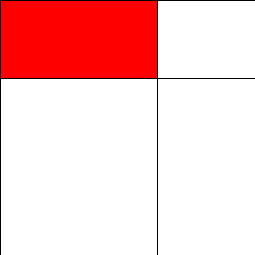
Frame 1 (no input)
Frame 60 (the mouse pressed at the canvas centre just before this capture): identical to frame 1, image omitted
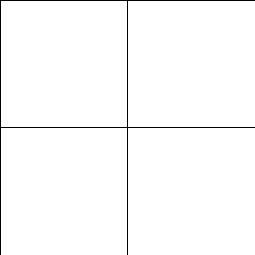
Frame 120 (the mouse held since frame 60 and released just before this capture)

The Processing sketch that drew these frames (run headless with seeded random() and noise(); from frame 60 on, the mouse is pressed at the canvas centre):

// Processing sketch: processing_30049
// ── processing_30049.pde

//section get
//owaun scantlebury
//June 16th 2011

int w = 255;
int h = 255;

void setup(){
size(255,255);  
background(-1);
placex=int(random(25,w-25));
placey=int(random(25,h-25));
}

int placex;
int placey;
boolean animate= false;
void keyPressed(){
 if(key=='a')animate=!animate; 
}
String [] tune = {"top left","top right","bottom right","bottom left"};
void draw(){
  
  if (!mousePressed && animate){
    bounce(true,3,1,5);
  placex=px;
  placey=py;
  }
  else
  {
   px=placex; 
   py=placey;
  }
  if(mousePressed){
    placex=mouseX;
  placey=mouseY;
   px=placex;
   py=placey;
    
  }
// if(!animate)
//  {
//    placex=mouseX;
//    placey=mouseY;
//    px=placex;
//    py=placey;
//  }
  
 fill(-1);
 rect(0,0,w,h);
 // background(-1);
  String where  = jail(mouseX,mouseY,placex,placey); 
  line(0,placey,w,placey);
  line(placex,0,placex,h);
  fill(255,0,0);
  if(where==tune[1])rect(placex,0,w-placex,placey); //rop right
  if(where ==tune[2])rect(placex,placey,w-placex,h-placey); //bottom right
  if(where==tune[3])rect(0,placey,placex,h-placey); //bottom left
  if(where==tune[0])rect(0,0,placex,placey); //top left
}



String jail(float x,float y,float mx,float my){
  if(mx%.5!=0)mx = mx-.5;
  if(my%.5!=0)my = my - .5;
  String retval = "";
  if (x > mx && y< my)retval = tune[1]; // "top right";
 if( x < mx &&y< my)retval = tune[0];//"top left";
if (x > mx && y> my)retval = tune[2]; //"bottom right";
if(x<mx &&y> my)retval = tune[3]; //"bottom left";
  
  
 return retval; 
}

void circle(float startx,float starty, float angle,float distance,float [] _carx,float [] _cary){

  float endx = startx + cos(angle) * distance;
  float endy = starty + sin(angle) * distance;
  
}

public boolean forward = true;
public boolean up = false;
public int px=0;
public int py =0;
public int ly=0;
public int lx=0;
void bounce(boolean rnd, int by, int lo, int hi){
 if (forward){
  if (rnd)px+=random(lo,hi);
   if (!rnd){
    px+=by;
   }
 }
  
  
   if (!forward){
     if(rnd)px-=random(lo,hi); 
     if (!rnd){
      px-=by;
     }
     }
    
   if (up){
    if (rnd)py-=random(lo,hi*2);
     if (!rnd){
       py+=by;
     }
     }
      
     if (!up){
      if(rnd)py+=random(lo,hi*2);
     if (!rnd){
       py-=by;
     } 
        
     }
    
    
   if (px>width)
     {
        
       forward = false;
        
     }
      
    
   if (px<0)    forward = true;
   if (py>height)up     = true;
   if (py<0     )up     = false;
  } 
                
